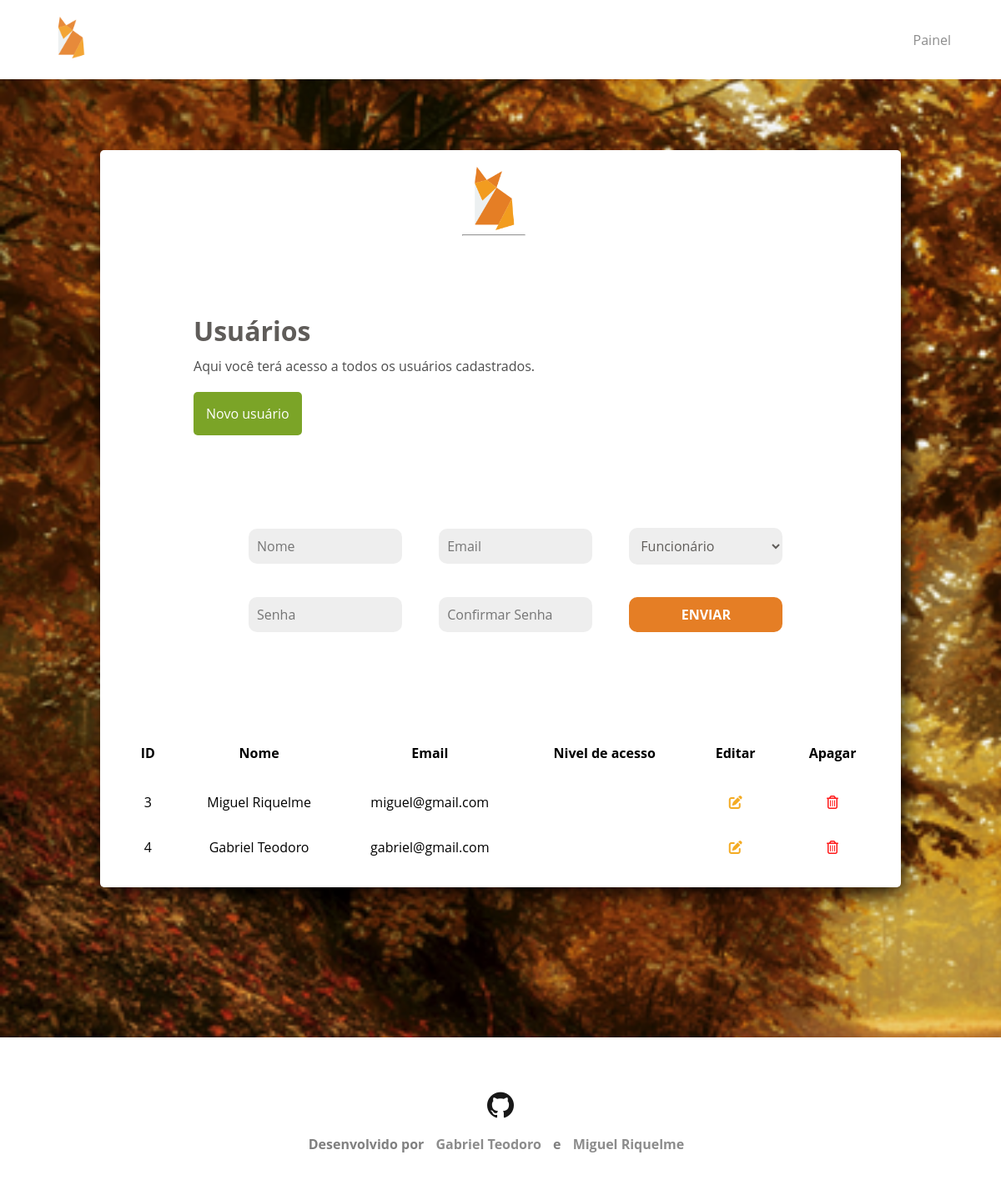
/pages/painel.php, run on an earlier commit of the app's database.
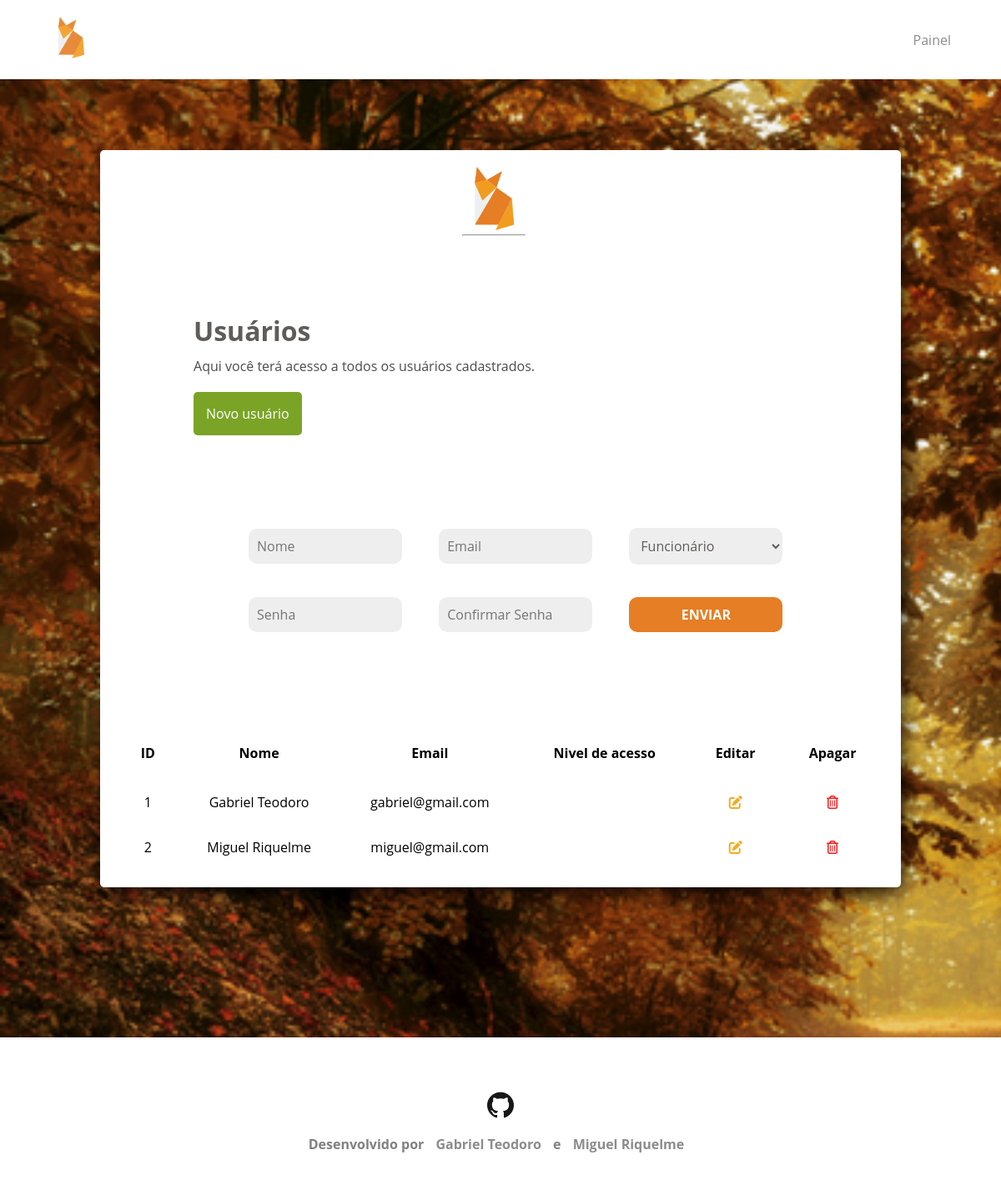
And on a later commit of the database.
### tables this page shows
CREATE TABLE `tbUsuario` (
  `idUsuario` int(11) NOT NULL,
  `nomeUsuario` varchar(255) NOT NULL,
  `emailUsuario` varchar(255) NOT NULL,
  `senhaUsuario` varchar(16) NOT NULL,
  `idNivelAcesso` int(11) NOT NULL
);

### classes/User.php (called while the page is built, shortened)
<?php
class User
{
    public static function list()
    {
        $query = "SELECT U.idUsuario, U.nomeUsuario, U.emailUsuario, U.senhaUsuario, N.descNivelAcesso
                  FROM tbUsuario AS U
                  INNER JOIN tbNivelAcesso AS N
                  ON U.idNivelAcesso = N.idNivelAcesso";
        $Conn = DB::getConn();
        $stmt = $Conn->query($query);
        $result = $stmt->fetchAll();
        return $result;
    }
}

### pages/painel.php (the view, shortened to what this page needs)
<?php
require_once '../classes/User.php';
$User = new User();
$Userlist = $User->list();
?>
<!DOCTYPE html>
<html lang="pt-br">
    <head>
        <?php require_once '../assets/includes/head.php'; ?>
    </head>
    <body>
        <header>
            <a href="home.php">
                <img src="../assets/img/geral/origami.png"/>
            </a>
            <nav>
                <li><a href="painel.php">Painel</a></li>
            </nav>
        </header>
        <div class="card-painel">
            <div class="foto-painel">
                <img src="../assets/img/geral/origami.png" width="15%"/>
                <hr>
            </div>
            <div class="titulo">
                <h4>Usuários</h4>
                <p>Aqui você terá acesso a todos os usuários cadastrados.</p>
                <button class="nUser">Novo usuário</button>
            </div>
            <div class="form">
                <form action="">
                    <input type="text" name="" id="" placeholder="Nome">
                    <input type="text" name="" id="" placeholder="Email">
                    <select id="nivel">
                        <option value="">Funcionário</option>
                    </select>
                    <input type="password" name="" id="" placeholder="Senha">
                    <input type="password" name="" id="" placeholder="Confirmar Senha">
                    <input id="buttonEnviar" type="button" value="ENVIAR">
                </form>
            </div>
            <?php if(count($Userlist)): ?>
                <div class="tabela">
                    <table>
                        <tr>
                            <th>ID</th>
                            <th>Nome</th>
                            <th>Email</th>
                            <th>Nivel de acesso</th>
                            <th>Editar</th>
                            <th>Apagar</th>
                        </tr>
                        <?php foreach($Userlist as $User): ?>
                            <tr>
                                <td><?php echo $User['idUsuario'] ?></td>
                                <td><?php echo $User['nomeUsuario'] ?></td>
                                <td><?php echo $User['emailUsuario']?></td>
                                <td><?php echo $User['nivel'] ?></td>
                                <td><a href=""><i class="fas fa-edit edit"></a></td>
                                <td><a href=""><i class="far fa-trash-alt delete"></i></a></td>
                            </tr>
                        <?php endforeach; ?>
                    </table>
                </div>
            <?php else: echo "<pre>Não há usuários cadastrados.</pre>";?>
            <?php endif; ?>
        </div>
        <footer class="footer">
            <?php require_once '../assets/includes/footer.php'; ?>
        </footer>
    </body>
</html>

### assets/includes/head.php (shortened to what this page needs)
<link rel="stylesheet" type="text/css" href="../assets/css/style.css" />

### assets/includes/footer.php (shortened to what this page needs)
<div>
    <a href="https://github.com/miguelrisquelme/Foxie">
    <img src="../assets/img/footer/imagem-do-github.png"/>
    </a>
</div>
<div>
    <h4>Desenvolvido por <a href="https://github.com/G4L1LE0">Gabriel Teodoro</a>
    e <a href="https://github.com/miguelrisquelme">Miguel Riquelme</a></h4>
</div>

### assets/css/style.css (style rules this page uses)
body { background-image: url('../img/geral/bg.png'); background-attachment: fixed; background-repeat: no-repeat; background-size: cover; }
* { margin: 0; padding: 0; font-size: 100%; box-sizing: border-box; font-family: 'Open sans', sans-serif; }
nav, ul { list-style: none; }
a { color: gray; text-decoration: none; cursor: pointer; opacity: 0.9; margin: 0 10px; }
header { background-color: #fff; width: 100%; position: absolute; top: 0; left: 0; display: flex; justify-content: space-between; align-items: center; padding: 20px 50px; }
header img { width: 50px; }
header nav { display: flex; }
header li { margin: 0 15px; }
header li:first-child { margin-left: 0; }
header li:last-child { margin-right: 0; }
footer { background-color: white; display: flex; flex-direction: column; text-align: center; padding: 50px 50px; align-items: center; margin-top: auto; color: gray; }
footer div { margin-top: 15px; }
.card-painel { margin: 15% auto; border-radius: 5px; width: 80%; height: auto; background-color: white; flex: 1; flex-direction: column; justify-content: center; align-items: center; padding: 20px; -webkit-box-shadow: 5px 10px 27px -5px #000000; box-shadow: 5px 10px 27px -5px #000000; }
.foto-painel { padding-left: 45%; }
.titulo { text-align: left; padding: 10% 0 0 10%; }
.titulo h4 { font-weight: bold; color: #5f5c59; font-size: xx-large; margin-bottom: 10px; }
.titulo p { opacity: 0.7; }
hr { width: 15%; color: #e57e25; }
.tabela { margin-top: 10%; }
table { width: 100%; }
.tabela tr { text-align: center; width: 25%; }
.tabela th { padding: 20px; }
.tabela td { padding: 15px; }
.delete { color: #ff0000; }
.edit { color: rgba(241, 157, 0, 0.959); }
.nUser { margin-top: 20px; border: none; padding: 15px; background-color: rgb(109, 155, 16); color: white; border-radius: 5px; outline: none; opacity: 0.9; }
.form { width: 80%; margin-left: 15%; margin-top: 10%; }
.form input { width: 25%; padding: 10px; border: none; outline: none; border-radius: 10px; background-color: #eee; margin: 20px; }
.form select { width: 25%; padding: 10px; margin-left: 20px; background-color: #eee; border: none; border-radius: 10px; color: #5f5c59; }
#buttonEnviar { background-color: #e57e25; color: #fff; font-weight: bold; cursor: pointer; }

What changed in the data, as far as the page shows it:
removed tbusuario: idUsuario "3", nomeUsuario "Miguel Riquelme", emailUsuario "miguel@gmail.com"
removed tbusuario: idUsuario "4", nomeUsuario "Gabriel Teodoro", emailUsuario "gabriel@gmail.com"
added tbusuario: idUsuario "1", nomeUsuario "Gabriel Teodoro", emailUsuario "gabriel@gmail.com"
added tbusuario: idUsuario "2", nomeUsuario "Miguel Riquelme", emailUsuario "miguel@gmail.com"
